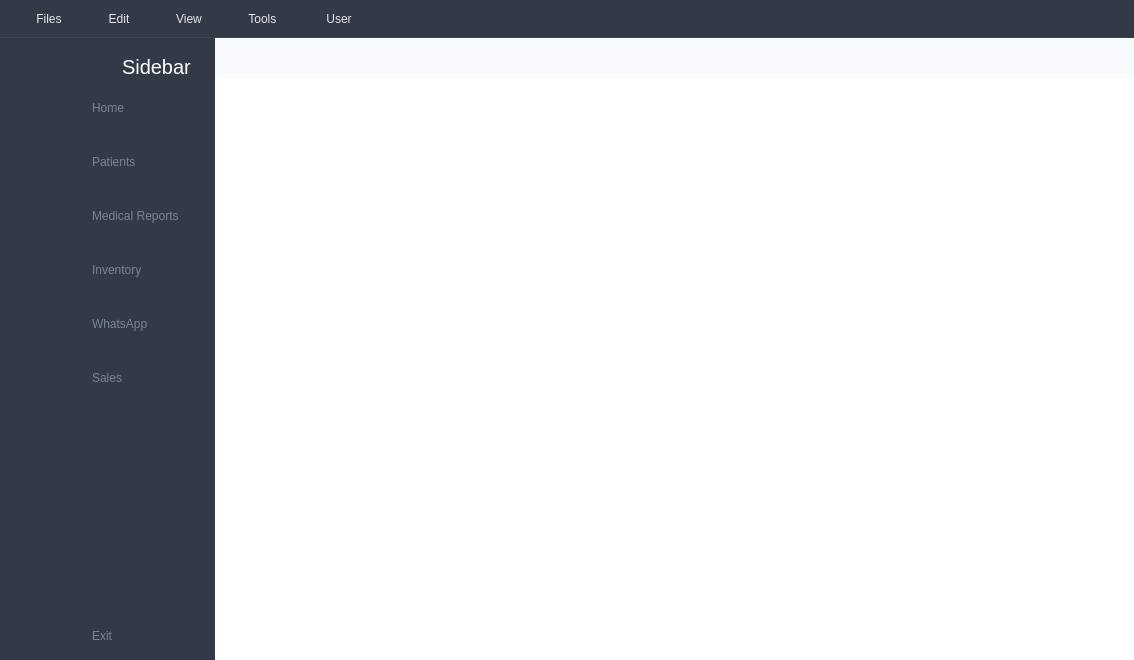
<?xml version="1.0" encoding="UTF-8"?>
<ui version="4.0">
 <class>MainWindow</class>
 <widget class="QMainWindow" name="MainWindow">
  <property name="geometry">
   <rect>
    <x>0</x>
    <y>0</y>
    <width>1134</width>
    <height>660</height>
   </rect>
  </property>
  <property name="windowTitle">
   <string>MainWindow</string>
  </property>
  <property name="styleSheet">
   <string notr="true">/*= Style for mainwindow START
  ==================================================== */
	#MainWindow {
		background-color: #fff; /*3A4250*/
	}
QMenuBar {
    background-color: rgb(49, 58, 70); /* Dark background */
    padding: 5px 10px; /* Adjust padding for better spacing */
    color: rgb(230, 230, 230); /* Slightly softer white for text */
    font: 575 9pt &quot;Segoe UI&quot;; /* Use a slightly lighter weight for better readability */
    border-bottom: 1px solid rgb(60, 70, 85); /* Subtle bottom border for separation */
}

QMenuBar::item {
    background: transparent; /* Make menu bar items transparent by default */
    padding: 5px 15px;
    margin: 2px 5px; /* Add some margin around items */
    border-radius: 4px; /* Slightly rounded corners for items */
}

QMenuBar::item:selected {
    background-color: rgba(58, 139, 212, 50); /* Secondary Blue (Medium) with slight transparency on selection */
}

QMenuBar::item:pressed {
    background-color: rgba(15, 76, 129, 80); /* Dark Blue with slight transparency on press */
}

QMenu {
    background-color: rgb(245, 245, 245); /* Light background for the menu */
    border: 1px solid rgb(200, 200, 200);
    margin: 2px; /* Small margin around the menu */
    border-radius: 4px;
}

QMenu::item {
    background: transparent;
    padding: 8px 25px;
    color: rgb(50, 50, 50);
}

QMenu::item:selected {
    background-color: rgba(58, 139, 212, 30); /* Light highlight on selection */
}

QMenu::item:disabled {
    color: rgb(150, 150, 150);
}

QMenu::separator {
    height: 1px;
    background: rgb(220, 220, 220);
    margin: 5px 0;
}

QMenu::indicator {
    width: 13px;
    height: 13px;
}

QMenu::icon {
    margin-right: 8px;
}
  /*QMenuBar{	
	background-color: rgb(49, 58, 70);
	padding: 10px;
	color: rgb(255, 255, 255);
	font: 700 9pt &quot;Segoe UI&quot;;
}

QMenu:hover {
    border: 2px solid #3A8BD4; /* Secondary Blue (Medium) *
    background-color: #E6EDF2; /* Keep background consistent on hover *
}
QMenu::chunk {
    background-color: qlineargradient(x1:0, y1:0, x2:1, y2:0, stop:0 #3A8BD4, stop:1 #0F4C81); /* Gradient for the chunk
    border-radius: 8px;
   transition: background-color 0.3s ease-in-out; 
}
*/
/*= END


  ==================================================== */

/*= Style for button to change menu style START
  ==================================================== */
	#change_btn {
		padding: 5px;
		border: none;
		width: 30px;
		height: 30px;
	}
/*= END
  ==================================================== */

/*= Style for header widget START
  ==================================================== */
	#widget {
		background-color: #f9fafd;
	}
/*= END
  ==================================================== */

/*= Style for menu with icon only START
  ==================================================== */
  	/* style for widget */
	#icon_only_widget {
		background-color: #313a46;
		width:50px;
	}

    /* style for QPushButton and QLabel */
	#icon_only_widget QPushButton, QLabel {
		height:50px;
		border:none;
		/* border-bottom: 1px solid #b0b0b0; */
	}

	#icon_only_widget QPushButton:hover {
		background-color: rgba( 86, 101, 115, 0.5);
	}
	#icon_only_widget QPushButton:checked {
		color: #fff;		
		background-color: rgb(44, 47, 133);
		border-radius: 20px;
		width: 100%;
	
	}
	/* style for logo image */
	#logo_label_1 {
		padding: 5px
	}
/*= END
  ==================================================== */

/*= Style for menu with icon and text START
  ==================================================== */
	/* style for widget */
	#full_menu_widget {
		background-color: #313a46;
	}

	/* style for QPushButton */
	#full_menu_widget QPushButton {
		border:none;
		border-radius: 3px;
		text-align: left;
		padding: 8px 0 8px 15px;
		color: #788596;
	}

	#full_menu_widget QPushButton:hover {
		background-color: rgba( 86, 101, 115, 0.5);
	}

	#full_menu_widget QPushButton:checked {
		color: #fff;
		border-radius: 10px;
	background-color: rgb(44, 47, 133);
	width: 2000px;
	}

	/* style for logo image */
	#logo_label_2 {
		padding: 5px;
		color: #fff;
	}

	/* style for APP title */
	#logo_label_3 {
		padding-right: 10px;
		color: #fff;
	}
/*= END
  ==================================================== */

/*= Style for search button START
  ==================================================== */
	#search_btn {
		border: none;
	}
/*= END
  ==================================================== */

/*= Style for search input START
  ==================================================== */
	#search_input {
		border: none;
		padding: 5px 10px;
	}

	#search_input:focus {
		background-color: #70B9FE;
	}
/*= END
  ==================================================== */

/*= Style for user information button START
  ==================================================== */
	#user_btn {
		border: none;
	}

/*= END
  ==================================================== */</string>
  </property>
  <widget class="QWidget" name="centralwidget">
   <layout class="QGridLayout" name="gridLayout">
    <property name="leftMargin">
     <number>0</number>
    </property>
    <property name="topMargin">
     <number>0</number>
    </property>
    <property name="rightMargin">
     <number>0</number>
    </property>
    <property name="bottomMargin">
     <number>0</number>
    </property>
    <property name="spacing">
     <number>0</number>
    </property>
    <item row="0" column="0">
     <widget class="QWidget" name="icon_only_widget" native="true">
      <layout class="QVBoxLayout" name="verticalLayout_3">
       <item>
        <layout class="QHBoxLayout" name="horizontalLayout_3">
         <property name="spacing">
          <number>6</number>
         </property>
         <item>
          <widget class="QLabel" name="logo_label_1">
           <property name="minimumSize">
            <size>
             <width>50</width>
             <height>50</height>
            </size>
           </property>
           <property name="maximumSize">
            <size>
             <width>50</width>
             <height>50</height>
            </size>
           </property>
           <property name="text">
            <string/>
           </property>
           <property name="pixmap">
            <pixmap resource="../../../Downloads/Compressed/PyQt5-Video-Book-main/#010_sidebar/resource.qrc">:/icon/icon/Logo.png</pixmap>
           </property>
           <property name="scaledContents">
            <bool>true</bool>
           </property>
          </widget>
         </item>
        </layout>
       </item>
       <item>
        <layout class="QVBoxLayout" name="verticalLayout">
         <property name="spacing">
          <number>18</number>
         </property>
         <item>
          <widget class="QPushButton" name="home_btn_1">
           <property name="text">
            <string/>
           </property>
           <property name="icon">
            <iconset resource="../../../Downloads/Compressed/PyQt5-Video-Book-main/#010_sidebar/resource.qrc">
             <normaloff>:/icon/icon/home-4-32.ico</normaloff>
             <normalon>:/icon/icon/home-4-48.ico</normalon>:/icon/icon/home-4-32.ico</iconset>
           </property>
           <property name="iconSize">
            <size>
             <width>30</width>
             <height>30</height>
            </size>
           </property>
           <property name="checkable">
            <bool>true</bool>
           </property>
           <property name="autoExclusive">
            <bool>true</bool>
           </property>
          </widget>
         </item>
         <item>
          <widget class="QPushButton" name="patient_form_btn_1">
           <property name="text">
            <string/>
           </property>
           <property name="icon">
            <iconset resource="../../../Downloads/Compressed/PyQt5-Video-Book-main/#010_sidebar/resource.qrc">
             <normaloff>:/icon/icon/group-32.ico</normaloff>:/icon/icon/group-32.ico</iconset>
           </property>
           <property name="iconSize">
            <size>
             <width>30</width>
             <height>30</height>
            </size>
           </property>
           <property name="checkable">
            <bool>true</bool>
           </property>
           <property name="autoExclusive">
            <bool>true</bool>
           </property>
          </widget>
         </item>
         <item>
          <widget class="QPushButton" name="medical_prescription_btn_1">
           <property name="text">
            <string/>
           </property>
           <property name="icon">
            <iconset resource="../../../Downloads/Compressed/PyQt5-Video-Book-main/#010_sidebar/resource.qrc">
             <normaloff>:/icon/icon/activity-feed-32.ico</normaloff>
             <normalon>:/icon/icon/activity-feed-48.ico</normalon>:/icon/icon/activity-feed-32.ico</iconset>
           </property>
           <property name="iconSize">
            <size>
             <width>30</width>
             <height>30</height>
            </size>
           </property>
           <property name="checkable">
            <bool>true</bool>
           </property>
           <property name="autoExclusive">
            <bool>true</bool>
           </property>
          </widget>
         </item>
         <item>
          <widget class="QPushButton" name="invemtory_btn_1">
           <property name="text">
            <string/>
           </property>
           <property name="icon">
            <iconset resource="../../../Downloads/Compressed/PyQt5-Video-Book-main/#010_sidebar/resource.qrc">
             <normaloff>:/icon/icon/product-32.ico</normaloff>
             <normalon>:/icon/icon/product-48.ico</normalon>:/icon/icon/product-32.ico</iconset>
           </property>
           <property name="iconSize">
            <size>
             <width>30</width>
             <height>30</height>
            </size>
           </property>
           <property name="checkable">
            <bool>true</bool>
           </property>
           <property name="autoExclusive">
            <bool>true</bool>
           </property>
          </widget>
         </item>
         <item>
          <widget class="QPushButton" name="whatsapp_btn_1">
           <property name="text">
            <string/>
           </property>
           <property name="icon">
            <iconset resource="../home_icons.qrc">
             <normaloff>:/icon_home/icon/whatsapp_32px.ico</normaloff>:/icon_home/icon/whatsapp_32px.ico</iconset>
           </property>
           <property name="iconSize">
            <size>
             <width>40</width>
             <height>40</height>
            </size>
           </property>
           <property name="checkable">
            <bool>true</bool>
           </property>
           <property name="autoExclusive">
            <bool>true</bool>
           </property>
          </widget>
         </item>
         <item>
          <widget class="QPushButton" name="sales_btn_1">
           <property name="text">
            <string/>
           </property>
           <property name="icon">
            <iconset resource="../home_icons.qrc">
             <normaloff>:/icon_home/icon/cash_register_45_64px.ico</normaloff>:/icon_home/icon/cash_register_45_64px.ico</iconset>
           </property>
           <property name="iconSize">
            <size>
             <width>30</width>
             <height>30</height>
            </size>
           </property>
           <property name="checkable">
            <bool>true</bool>
           </property>
           <property name="autoExclusive">
            <bool>true</bool>
           </property>
          </widget>
         </item>
        </layout>
       </item>
       <item>
        <spacer name="verticalSpacer">
         <property name="orientation">
          <enum>Qt::Vertical</enum>
         </property>
         <property name="sizeHint" stdset="0">
          <size>
           <width>20</width>
           <height>375</height>
          </size>
         </property>
        </spacer>
       </item>
       <item>
        <widget class="QPushButton" name="exit_btn_1">
         <property name="text">
          <string/>
         </property>
         <property name="icon">
          <iconset resource="../../../Downloads/Compressed/PyQt5-Video-Book-main/#010_sidebar/resource.qrc">
           <normaloff>:/icon/icon/close-window-64.ico</normaloff>:/icon/icon/close-window-64.ico</iconset>
         </property>
         <property name="iconSize">
          <size>
           <width>20</width>
           <height>20</height>
          </size>
         </property>
        </widget>
       </item>
      </layout>
     </widget>
    </item>
    <item row="0" column="2">
     <widget class="QWidget" name="widget_3" native="true">
      <layout class="QVBoxLayout" name="verticalLayout_5">
       <property name="spacing">
        <number>0</number>
       </property>
       <property name="leftMargin">
        <number>0</number>
       </property>
       <property name="topMargin">
        <number>0</number>
       </property>
       <property name="rightMargin">
        <number>0</number>
       </property>
       <property name="bottomMargin">
        <number>0</number>
       </property>
       <item>
        <widget class="QWidget" name="widget" native="true">
         <property name="minimumSize">
          <size>
           <width>0</width>
           <height>40</height>
          </size>
         </property>
         <layout class="QHBoxLayout" name="horizontalLayout_4">
          <property name="spacing">
           <number>0</number>
          </property>
          <property name="leftMargin">
           <number>0</number>
          </property>
          <property name="topMargin">
           <number>0</number>
          </property>
          <property name="rightMargin">
           <number>9</number>
          </property>
          <property name="bottomMargin">
           <number>0</number>
          </property>
          <item>
           <widget class="QPushButton" name="change_btn">
            <property name="text">
             <string/>
            </property>
            <property name="icon">
             <iconset resource="../../../Downloads/Compressed/PyQt5-Video-Book-main/#010_sidebar/resource.qrc">
              <normaloff>:/icon/icon/menu-4-32.ico</normaloff>:/icon/icon/menu-4-32.ico</iconset>
            </property>
            <property name="iconSize">
             <size>
              <width>14</width>
              <height>14</height>
             </size>
            </property>
            <property name="checkable">
             <bool>true</bool>
            </property>
           </widget>
          </item>
          <item>
           <spacer name="horizontalSpacer">
            <property name="orientation">
             <enum>Qt::Horizontal</enum>
            </property>
            <property name="sizeHint" stdset="0">
             <size>
              <width>236</width>
              <height>20</height>
             </size>
            </property>
           </spacer>
          </item>
          <item>
           <layout class="QHBoxLayout" name="horizontalLayout">
            <property name="spacing">
             <number>10</number>
            </property>
           </layout>
          </item>
         </layout>
        </widget>
       </item>
       <item>
        <widget class="QStackedWidget" name="stackedWidget">
         <property name="styleSheet">
          <string notr="true"/>
         </property>
         <property name="currentIndex">
          <number>8</number>
         </property>
         <widget class="QWidget" name="page">
          <layout class="QGridLayout" name="gridLayout_2"/>
         </widget>
         <widget class="QWidget" name="page_2">
          <layout class="QGridLayout" name="gridLayout_3"/>
         </widget>
         <widget class="QWidget" name="page_3">
          <layout class="QGridLayout" name="gridLayout_4"/>
         </widget>
         <widget class="QWidget" name="page_4">
          <layout class="QGridLayout" name="gridLayout_5"/>
         </widget>
         <widget class="QWidget" name="page_5">
          <layout class="QGridLayout" name="gridLayout_6"/>
         </widget>
         <widget class="QWidget" name="page_6">
          <layout class="QGridLayout" name="gridLayout_7"/>
         </widget>
         <widget class="QWidget" name="page_7">
          <layout class="QGridLayout" name="gridLayout_8"/>
         </widget>
         <widget class="QWidget" name="page_9">
          <layout class="QGridLayout" name="gridLayout_11"/>
         </widget>
         <widget class="QWidget" name="page_8">
          <property name="styleSheet">
           <string notr="true"/>
          </property>
          <layout class="QGridLayout" name="gridLayout_10"/>
         </widget>
         <widget class="QWidget" name="page_10">
          <layout class="QGridLayout" name="gridLayout_9"/>
         </widget>
        </widget>
       </item>
      </layout>
     </widget>
    </item>
    <item row="0" column="1">
     <widget class="QWidget" name="full_menu_widget" native="true">
      <layout class="QVBoxLayout" name="verticalLayout_4">
       <item>
        <layout class="QHBoxLayout" name="horizontalLayout_2">
         <property name="spacing">
          <number>0</number>
         </property>
         <item>
          <widget class="QLabel" name="logo_label_2">
           <property name="minimumSize">
            <size>
             <width>40</width>
             <height>40</height>
            </size>
           </property>
           <property name="maximumSize">
            <size>
             <width>40</width>
             <height>40</height>
            </size>
           </property>
           <property name="text">
            <string/>
           </property>
           <property name="pixmap">
            <pixmap resource="../../../Downloads/Compressed/PyQt5-Video-Book-main/#010_sidebar/resource.qrc">:/icon/icon/Logo.png</pixmap>
           </property>
           <property name="scaledContents">
            <bool>true</bool>
           </property>
          </widget>
         </item>
         <item>
          <widget class="QLabel" name="logo_label_3">
           <property name="font">
            <font>
             <pointsize>15</pointsize>
            </font>
           </property>
           <property name="text">
            <string>Sidebar</string>
           </property>
          </widget>
         </item>
        </layout>
       </item>
       <item>
        <layout class="QVBoxLayout" name="verticalLayout_2">
         <property name="spacing">
          <number>24</number>
         </property>
         <item>
          <widget class="QPushButton" name="home_btn_2">
           <property name="text">
            <string>Home</string>
           </property>
           <property name="icon">
            <iconset resource="../../../Downloads/Compressed/PyQt5-Video-Book-main/#010_sidebar/resource.qrc">
             <normaloff>:/icon/icon/home-4-32.ico</normaloff>
             <normalon>:/icon/icon/home-4-48.ico</normalon>:/icon/icon/home-4-32.ico</iconset>
           </property>
           <property name="iconSize">
            <size>
             <width>30</width>
             <height>50</height>
            </size>
           </property>
           <property name="checkable">
            <bool>true</bool>
           </property>
           <property name="autoExclusive">
            <bool>true</bool>
           </property>
          </widget>
         </item>
         <item>
          <widget class="QPushButton" name="patient_form_btn_2">
           <property name="text">
            <string>Patients</string>
           </property>
           <property name="icon">
            <iconset resource="../../../Downloads/Compressed/PyQt5-Video-Book-main/#010_sidebar/resource.qrc">
             <normaloff>:/icon/icon/group-32.ico</normaloff>:/icon/icon/group-32.ico</iconset>
           </property>
           <property name="iconSize">
            <size>
             <width>25</width>
             <height>25</height>
            </size>
           </property>
           <property name="checkable">
            <bool>true</bool>
           </property>
           <property name="autoExclusive">
            <bool>true</bool>
           </property>
          </widget>
         </item>
         <item>
          <widget class="QPushButton" name="medical_prescription_btn_2">
           <property name="text">
            <string>Medical Reports</string>
           </property>
           <property name="icon">
            <iconset resource="../../../Downloads/Compressed/PyQt5-Video-Book-main/#010_sidebar/resource.qrc">
             <normaloff>:/icon/icon/activity-feed-32.ico</normaloff>
             <normalon>:/icon/icon/activity-feed-48.ico</normalon>:/icon/icon/activity-feed-32.ico</iconset>
           </property>
           <property name="iconSize">
            <size>
             <width>25</width>
             <height>25</height>
            </size>
           </property>
           <property name="checkable">
            <bool>true</bool>
           </property>
           <property name="autoExclusive">
            <bool>true</bool>
           </property>
          </widget>
         </item>
         <item>
          <widget class="QPushButton" name="invemtory_btn_2">
           <property name="text">
            <string>Inventory</string>
           </property>
           <property name="icon">
            <iconset resource="../../../Downloads/Compressed/PyQt5-Video-Book-main/#010_sidebar/resource.qrc">
             <normaloff>:/icon/icon/product-32.ico</normaloff>
             <normalon>:/icon/icon/product-48.ico</normalon>:/icon/icon/product-32.ico</iconset>
           </property>
           <property name="iconSize">
            <size>
             <width>25</width>
             <height>25</height>
            </size>
           </property>
           <property name="checkable">
            <bool>true</bool>
           </property>
           <property name="autoExclusive">
            <bool>true</bool>
           </property>
          </widget>
         </item>
         <item>
          <widget class="QPushButton" name="whatsapp_btn_2">
           <property name="text">
            <string>WhatsApp</string>
           </property>
           <property name="icon">
            <iconset resource="../home_icons.qrc">
             <normaloff>:/icon_home/icon/whatsapp_32px.png</normaloff>:/icon_home/icon/whatsapp_32px.png</iconset>
           </property>
           <property name="iconSize">
            <size>
             <width>30</width>
             <height>30</height>
            </size>
           </property>
           <property name="checkable">
            <bool>true</bool>
           </property>
           <property name="autoExclusive">
            <bool>true</bool>
           </property>
          </widget>
         </item>
         <item>
          <widget class="QPushButton" name="sales_btn_2">
           <property name="text">
            <string>Sales</string>
           </property>
           <property name="icon">
            <iconset resource="../home_icons.qrc">
             <normaloff>:/icon_home/icon/cash_register_64px.ico</normaloff>:/icon_home/icon/cash_register_64px.ico</iconset>
           </property>
           <property name="iconSize">
            <size>
             <width>30</width>
             <height>30</height>
            </size>
           </property>
           <property name="checkable">
            <bool>true</bool>
           </property>
           <property name="autoExclusive">
            <bool>true</bool>
           </property>
          </widget>
         </item>
        </layout>
       </item>
       <item>
        <spacer name="verticalSpacer_2">
         <property name="orientation">
          <enum>Qt::Vertical</enum>
         </property>
         <property name="sizeHint" stdset="0">
          <size>
           <width>20</width>
           <height>373</height>
          </size>
         </property>
        </spacer>
       </item>
       <item>
        <widget class="QPushButton" name="exit_btn_2">
         <property name="text">
          <string>Exit</string>
         </property>
         <property name="icon">
          <iconset resource="../../../Downloads/Compressed/PyQt5-Video-Book-main/#010_sidebar/resource.qrc">
           <normaloff>:/icon/icon/close-window-64.ico</normaloff>:/icon/icon/close-window-64.ico</iconset>
         </property>
         <property name="iconSize">
          <size>
           <width>14</width>
           <height>14</height>
          </size>
         </property>
        </widget>
       </item>
      </layout>
     </widget>
    </item>
   </layout>
  </widget>
  <widget class="QMenuBar" name="menuBar">
   <property name="geometry">
    <rect>
     <x>0</x>
     <y>0</y>
     <width>1134</width>
     <height>41</height>
    </rect>
   </property>
   <widget class="QMenu" name="menuFiles">
    <property name="title">
     <string>Files</string>
    </property>
    <addaction name="actionRefresh_Data"/>
    <addaction name="separator"/>
    <addaction name="actionImport_Restore_Backup"/>
    <addaction name="actionExport_Save_As"/>
    <addaction name="separator"/>
    <addaction name="actionPrint"/>
    <addaction name="separator"/>
    <addaction name="actionExit"/>
   </widget>
   <widget class="QMenu" name="menuEdit">
    <property name="title">
     <string>Edit</string>
    </property>
    <addaction name="actionEdit"/>
    <addaction name="actionDelete"/>
    <addaction name="actionClear"/>
   </widget>
   <widget class="QMenu" name="menuView">
    <property name="title">
     <string>View</string>
    </property>
    <addaction name="actionToggle_Sidebar"/>
    <addaction name="actionToggle_Theme"/>
    <addaction name="actionhow_Dashboard_Widgets"/>
   </widget>
   <widget class="QMenu" name="menuTools">
    <property name="title">
     <string>Tools </string>
    </property>
    <addaction name="actionWhatsApp_Automation"/>
    <addaction name="actionInventory_Report"/>
    <addaction name="actionSchedule_Message"/>
    <addaction name="actionPayment_History_2"/>
    <addaction name="actionCategory_Items"/>
    <addaction name="actionEntry_Sales_Report"/>
   </widget>
   <widget class="QMenu" name="menuUser">
    <property name="title">
     <string>User</string>
    </property>
    <addaction name="actionChange_Password"/>
    <addaction name="actionLogout"/>
   </widget>
   <addaction name="menuFiles"/>
   <addaction name="menuEdit"/>
   <addaction name="menuView"/>
   <addaction name="menuTools"/>
   <addaction name="menuUser"/>
  </widget>
  <action name="actionRefresh_Data">
   <property name="text">
    <string>Refresh Data</string>
   </property>
  </action>
  <action name="actionImport_Restore_Backup">
   <property name="text">
    <string>Import/Restore Backup</string>
   </property>
  </action>
  <action name="actionExport_Save_As">
   <property name="text">
    <string>Export/Save As</string>
   </property>
  </action>
  <action name="actionPrint">
   <property name="text">
    <string>Print</string>
   </property>
  </action>
  <action name="actionExit">
   <property name="text">
    <string>Exit</string>
   </property>
  </action>
  <action name="actionEdit">
   <property name="text">
    <string>Edit</string>
   </property>
  </action>
  <action name="actionDelete">
   <property name="text">
    <string>Delete</string>
   </property>
  </action>
  <action name="actionClear">
   <property name="text">
    <string>Clear</string>
   </property>
  </action>
  <action name="actionToggle_Sidebar">
   <property name="text">
    <string>Toggle Sidebar</string>
   </property>
  </action>
  <action name="actionToggle_Theme">
   <property name="text">
    <string>Toggle Theme</string>
   </property>
  </action>
  <action name="actionhow_Dashboard_Widgets">
   <property name="text">
    <string>how Dashboard Widgets</string>
   </property>
  </action>
  <action name="actionWhatsApp_Automation">
   <property name="text">
    <string>WhatsApp Automation</string>
   </property>
  </action>
  <action name="actionInventory_Report">
   <property name="text">
    <string>Inventory Report</string>
   </property>
  </action>
  <action name="actionSchedule_Message">
   <property name="text">
    <string>Schedule Message</string>
   </property>
  </action>
  <action name="actionChange_Password">
   <property name="text">
    <string>Change Password</string>
   </property>
  </action>
  <action name="actionLogout">
   <property name="text">
    <string>Logout</string>
   </property>
  </action>
  <action name="actionPayment_History">
   <property name="text">
    <string>Payment History</string>
   </property>
  </action>
  <action name="actionPayment_History_2">
   <property name="text">
    <string>Payment History</string>
   </property>
  </action>
  <action name="actionCategory_Items">
   <property name="text">
    <string>Category/Items</string>
   </property>
  </action>
  <action name="actionEntry_Sales_Report">
   <property name="text">
    <string>Entry/Sales Report</string>
   </property>
  </action>
 </widget>
 <resources>
  <include location="../../../Downloads/Compressed/PyQt5-Video-Book-main/#010_sidebar/resource.qrc"/>
  <include location="../home_icons.qrc"/>
  <include location="../../../../Downloads/Compressed/PyQt5-Video-Book-main/#010_sidebar/resource.qrc"/>
 </resources>
 <connections>
  <connection>
   <sender>change_btn</sender>
   <signal>toggled(bool)</signal>
   <receiver>icon_only_widget</receiver>
   <slot>setVisible(bool)</slot>
   <hints>
    <hint type="sourcelabel">
     <x>237</x>
     <y>64</y>
    </hint>
    <hint type="destinationlabel">
     <x>50</x>
     <y>362</y>
    </hint>
   </hints>
  </connection>
  <connection>
   <sender>change_btn</sender>
   <signal>toggled(bool)</signal>
   <receiver>full_menu_widget</receiver>
   <slot>setHidden(bool)</slot>
   <hints>
    <hint type="sourcelabel">
     <x>237</x>
     <y>66</y>
    </hint>
    <hint type="destinationlabel">
     <x>173</x>
     <y>257</y>
    </hint>
   </hints>
  </connection>
  <connection>
   <sender>home_btn_1</sender>
   <signal>toggled(bool)</signal>
   <receiver>home_btn_2</receiver>
   <slot>setChecked(bool)</slot>
   <hints>
    <hint type="sourcelabel">
     <x>28</x>
     <y>143</y>
    </hint>
    <hint type="destinationlabel">
     <x>134</x>
     <y>130</y>
    </hint>
   </hints>
  </connection>
  <connection>
   <sender>patient_form_btn_1</sender>
   <signal>toggled(bool)</signal>
   <receiver>patient_form_btn_2</receiver>
   <slot>setChecked(bool)</slot>
   <hints>
    <hint type="sourcelabel">
     <x>34</x>
     <y>193</y>
    </hint>
    <hint type="destinationlabel">
     <x>187</x>
     <y>211</y>
    </hint>
   </hints>
  </connection>
  <connection>
   <sender>medical_prescription_btn_1</sender>
   <signal>toggled(bool)</signal>
   <receiver>medical_prescription_btn_2</receiver>
   <slot>setChecked(bool)</slot>
   <hints>
    <hint type="sourcelabel">
     <x>34</x>
     <y>253</y>
    </hint>
    <hint type="destinationlabel">
     <x>187</x>
     <y>267</y>
    </hint>
   </hints>
  </connection>
  <connection>
   <sender>invemtory_btn_1</sender>
   <signal>toggled(bool)</signal>
   <receiver>invemtory_btn_2</receiver>
   <slot>setChecked(bool)</slot>
   <hints>
    <hint type="sourcelabel">
     <x>34</x>
     <y>323</y>
    </hint>
    <hint type="destinationlabel">
     <x>187</x>
     <y>323</y>
    </hint>
   </hints>
  </connection>
  <connection>
   <sender>home_btn_2</sender>
   <signal>toggled(bool)</signal>
   <receiver>home_btn_1</receiver>
   <slot>setChecked(bool)</slot>
   <hints>
    <hint type="sourcelabel">
     <x>132</x>
     <y>130</y>
    </hint>
    <hint type="destinationlabel">
     <x>42</x>
     <y>143</y>
    </hint>
   </hints>
  </connection>
  <connection>
   <sender>patient_form_btn_2</sender>
   <signal>toggled(bool)</signal>
   <receiver>patient_form_btn_1</receiver>
   <slot>setChecked(bool)</slot>
   <hints>
    <hint type="sourcelabel">
     <x>187</x>
     <y>211</y>
    </hint>
    <hint type="destinationlabel">
     <x>27</x>
     <y>193</y>
    </hint>
   </hints>
  </connection>
  <connection>
   <sender>medical_prescription_btn_2</sender>
   <signal>toggled(bool)</signal>
   <receiver>medical_prescription_btn_1</receiver>
   <slot>setChecked(bool)</slot>
   <hints>
    <hint type="sourcelabel">
     <x>187</x>
     <y>267</y>
    </hint>
    <hint type="destinationlabel">
     <x>40</x>
     <y>253</y>
    </hint>
   </hints>
  </connection>
  <connection>
   <sender>invemtory_btn_2</sender>
   <signal>toggled(bool)</signal>
   <receiver>invemtory_btn_1</receiver>
   <slot>setChecked(bool)</slot>
   <hints>
    <hint type="sourcelabel">
     <x>187</x>
     <y>323</y>
    </hint>
    <hint type="destinationlabel">
     <x>53</x>
     <y>323</y>
    </hint>
   </hints>
  </connection>
  <connection>
   <sender>exit_btn_2</sender>
   <signal>clicked()</signal>
   <receiver>MainWindow</receiver>
   <slot>close()</slot>
   <hints>
    <hint type="sourcelabel">
     <x>187</x>
     <y>650</y>
    </hint>
    <hint type="destinationlabel">
     <x>284</x>
     <y>606</y>
    </hint>
   </hints>
  </connection>
  <connection>
   <sender>exit_btn_1</sender>
   <signal>clicked()</signal>
   <receiver>MainWindow</receiver>
   <slot>close()</slot>
   <hints>
    <hint type="sourcelabel">
     <x>32</x>
     <y>650</y>
    </hint>
    <hint type="destinationlabel">
     <x>47</x>
     <y>626</y>
    </hint>
   </hints>
  </connection>
  <connection>
   <sender>whatsapp_btn_1</sender>
   <signal>toggled(bool)</signal>
   <receiver>whatsapp_btn_2</receiver>
   <slot>setChecked(bool)</slot>
   <hints>
    <hint type="sourcelabel">
     <x>35</x>
     <y>391</y>
    </hint>
    <hint type="destinationlabel">
     <x>187</x>
     <y>415</y>
    </hint>
   </hints>
  </connection>
  <connection>
   <sender>whatsapp_btn_2</sender>
   <signal>toggled(bool)</signal>
   <receiver>whatsapp_btn_1</receiver>
   <slot>setChecked(bool)</slot>
   <hints>
    <hint type="sourcelabel">
     <x>187</x>
     <y>415</y>
    </hint>
    <hint type="destinationlabel">
     <x>41</x>
     <y>391</y>
    </hint>
   </hints>
  </connection>
  <connection>
   <sender>sales_btn_1</sender>
   <signal>toggled(bool)</signal>
   <receiver>sales_btn_2</receiver>
   <slot>setChecked(bool)</slot>
   <hints>
    <hint type="sourcelabel">
     <x>57</x>
     <y>469</y>
    </hint>
    <hint type="destinationlabel">
     <x>92</x>
     <y>472</y>
    </hint>
   </hints>
  </connection>
  <connection>
   <sender>sales_btn_2</sender>
   <signal>toggled(bool)</signal>
   <receiver>sales_btn_1</receiver>
   <slot>setChecked(bool)</slot>
   <hints>
    <hint type="sourcelabel">
     <x>81</x>
     <y>485</y>
    </hint>
    <hint type="destinationlabel">
     <x>56</x>
     <y>486</y>
    </hint>
   </hints>
  </connection>
 </connections>
</ui>
